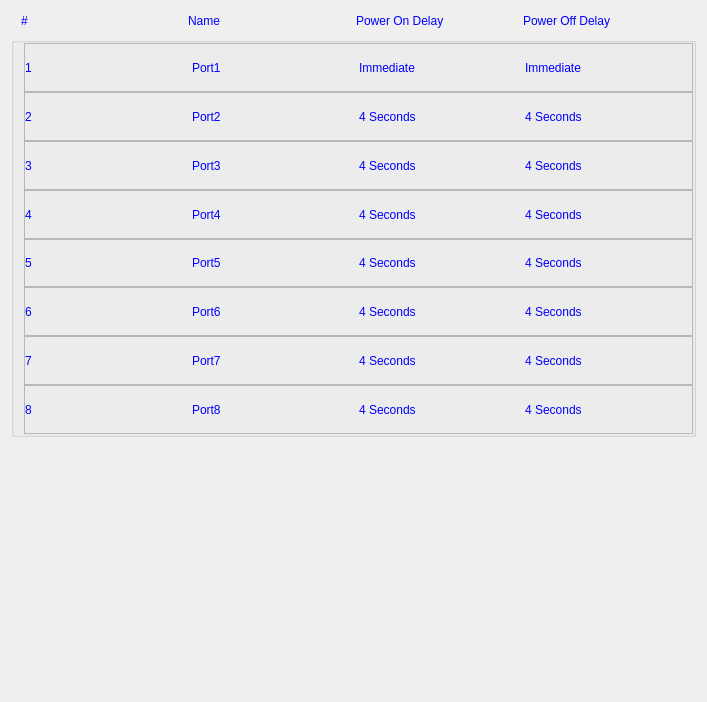
<?xml version="1.0" encoding="UTF-8"?>
<ui version="4.0">
 <class>Outlet_Configuration</class>
 <widget class="QWidget" name="Outlet_Configuration">
  <property name="geometry">
   <rect>
    <x>0</x>
    <y>0</y>
    <width>707</width>
    <height>702</height>
   </rect>
  </property>
  <property name="windowTitle">
   <string>Form</string>
  </property>
  <property name="styleSheet">
   <string notr="true">QLabel {
	color: blue;
	font-size: 12px;
}</string>
  </property>
  <layout class="QVBoxLayout" name="verticalLayout_3">
   <item>
    <layout class="QHBoxLayout" name="horizontalLayout">
     <property name="spacing">
      <number>4</number>
     </property>
     <property name="leftMargin">
      <number>10</number>
     </property>
     <item>
      <widget class="QLabel" name="label">
       <property name="text">
        <string>#</string>
       </property>
      </widget>
     </item>
     <item>
      <widget class="QLabel" name="label_2">
       <property name="text">
        <string>Name</string>
       </property>
      </widget>
     </item>
     <item>
      <widget class="QLabel" name="label_3">
       <property name="text">
        <string>Power On Delay</string>
       </property>
      </widget>
     </item>
     <item>
      <widget class="QLabel" name="label_4">
       <property name="text">
        <string>Power Off Delay</string>
       </property>
      </widget>
     </item>
     <item>
      <spacer name="horizontalSpacer">
       <property name="orientation">
        <enum>Qt::Horizontal</enum>
       </property>
       <property name="sizeType">
        <enum>QSizePolicy::Fixed</enum>
       </property>
       <property name="sizeHint" stdset="0">
        <size>
         <width>10</width>
         <height>20</height>
        </size>
       </property>
      </spacer>
     </item>
    </layout>
   </item>
   <item>
    <widget class="QGroupBox" name="groupBox">
     <property name="minimumSize">
      <size>
       <width>0</width>
       <height>400</height>
      </size>
     </property>
     <property name="title">
      <string/>
     </property>
     <layout class="QVBoxLayout" name="verticalLayout">
      <property name="spacing">
       <number>0</number>
      </property>
      <property name="leftMargin">
       <number>10</number>
      </property>
      <property name="topMargin">
       <number>0</number>
      </property>
      <property name="rightMargin">
       <number>0</number>
      </property>
      <property name="bottomMargin">
       <number>0</number>
      </property>
      <item>
       <widget class="QFrame" name="frame_1">
        <property name="frameShape">
         <enum>QFrame::StyledPanel</enum>
        </property>
        <property name="frameShadow">
         <enum>QFrame::Raised</enum>
        </property>
        <layout class="QHBoxLayout" name="horizontalLayout_10">
         <property name="spacing">
          <number>0</number>
         </property>
         <property name="leftMargin">
          <number>0</number>
         </property>
         <property name="topMargin">
          <number>0</number>
         </property>
         <property name="rightMargin">
          <number>0</number>
         </property>
         <property name="bottomMargin">
          <number>0</number>
         </property>
         <item>
          <layout class="QHBoxLayout" name="horizontalLayout_2">
           <item>
            <widget class="QLabel" name="label_01">
             <property name="text">
              <string>1</string>
             </property>
            </widget>
           </item>
           <item>
            <widget class="QLabel" name="label1">
             <property name="text">
              <string>Port1</string>
             </property>
            </widget>
           </item>
           <item>
            <widget class="QLabel" name="label_on_1">
             <property name="text">
              <string>Immediate</string>
             </property>
            </widget>
           </item>
           <item>
            <widget class="QLabel" name="label_off_1">
             <property name="text">
              <string>Immediate</string>
             </property>
            </widget>
           </item>
          </layout>
         </item>
        </layout>
       </widget>
      </item>
      <item>
       <widget class="QFrame" name="frame_2">
        <property name="frameShape">
         <enum>QFrame::StyledPanel</enum>
        </property>
        <property name="frameShadow">
         <enum>QFrame::Raised</enum>
        </property>
        <layout class="QHBoxLayout" name="horizontalLayout_11">
         <property name="spacing">
          <number>0</number>
         </property>
         <property name="leftMargin">
          <number>0</number>
         </property>
         <property name="topMargin">
          <number>0</number>
         </property>
         <property name="rightMargin">
          <number>0</number>
         </property>
         <property name="bottomMargin">
          <number>0</number>
         </property>
         <item>
          <layout class="QHBoxLayout" name="horizontalLayout_3">
           <item>
            <widget class="QLabel" name="label_02">
             <property name="text">
              <string>2</string>
             </property>
            </widget>
           </item>
           <item>
            <widget class="QLabel" name="label2">
             <property name="text">
              <string>Port2</string>
             </property>
            </widget>
           </item>
           <item>
            <widget class="QLabel" name="label_on_2">
             <property name="text">
              <string>4 Seconds</string>
             </property>
            </widget>
           </item>
           <item>
            <widget class="QLabel" name="label_off_2">
             <property name="text">
              <string>4 Seconds</string>
             </property>
            </widget>
           </item>
          </layout>
         </item>
        </layout>
       </widget>
      </item>
      <item>
       <widget class="QFrame" name="frame_3">
        <property name="frameShape">
         <enum>QFrame::StyledPanel</enum>
        </property>
        <property name="frameShadow">
         <enum>QFrame::Raised</enum>
        </property>
        <layout class="QVBoxLayout" name="verticalLayout_2">
         <property name="spacing">
          <number>0</number>
         </property>
         <property name="leftMargin">
          <number>0</number>
         </property>
         <property name="topMargin">
          <number>0</number>
         </property>
         <property name="rightMargin">
          <number>0</number>
         </property>
         <property name="bottomMargin">
          <number>0</number>
         </property>
         <item>
          <layout class="QHBoxLayout" name="horizontalLayout_4">
           <item>
            <widget class="QLabel" name="label_03">
             <property name="text">
              <string>3</string>
             </property>
            </widget>
           </item>
           <item>
            <widget class="QLabel" name="label3">
             <property name="text">
              <string>Port3</string>
             </property>
            </widget>
           </item>
           <item>
            <widget class="QLabel" name="label_on_3">
             <property name="text">
              <string>4 Seconds</string>
             </property>
            </widget>
           </item>
           <item>
            <widget class="QLabel" name="label_off_3">
             <property name="text">
              <string>4 Seconds</string>
             </property>
            </widget>
           </item>
          </layout>
         </item>
        </layout>
       </widget>
      </item>
      <item>
       <widget class="QFrame" name="frame_4">
        <property name="frameShape">
         <enum>QFrame::StyledPanel</enum>
        </property>
        <property name="frameShadow">
         <enum>QFrame::Raised</enum>
        </property>
        <layout class="QHBoxLayout" name="horizontalLayout_12">
         <property name="spacing">
          <number>0</number>
         </property>
         <property name="leftMargin">
          <number>0</number>
         </property>
         <property name="topMargin">
          <number>0</number>
         </property>
         <property name="rightMargin">
          <number>0</number>
         </property>
         <property name="bottomMargin">
          <number>0</number>
         </property>
         <item>
          <layout class="QHBoxLayout" name="horizontalLayout_5">
           <item>
            <widget class="QLabel" name="label_04">
             <property name="text">
              <string>4</string>
             </property>
            </widget>
           </item>
           <item>
            <widget class="QLabel" name="label4">
             <property name="text">
              <string>Port4</string>
             </property>
            </widget>
           </item>
           <item>
            <widget class="QLabel" name="label_on_4">
             <property name="text">
              <string>4 Seconds</string>
             </property>
            </widget>
           </item>
           <item>
            <widget class="QLabel" name="label_off_4">
             <property name="text">
              <string>4 Seconds</string>
             </property>
            </widget>
           </item>
          </layout>
         </item>
        </layout>
       </widget>
      </item>
      <item>
       <widget class="QFrame" name="frame_5">
        <property name="frameShape">
         <enum>QFrame::StyledPanel</enum>
        </property>
        <property name="frameShadow">
         <enum>QFrame::Raised</enum>
        </property>
        <layout class="QHBoxLayout" name="horizontalLayout_13">
         <property name="spacing">
          <number>0</number>
         </property>
         <property name="leftMargin">
          <number>0</number>
         </property>
         <property name="topMargin">
          <number>0</number>
         </property>
         <property name="rightMargin">
          <number>0</number>
         </property>
         <property name="bottomMargin">
          <number>0</number>
         </property>
         <item>
          <layout class="QHBoxLayout" name="horizontalLayout_6">
           <item>
            <widget class="QLabel" name="label_05">
             <property name="text">
              <string>5</string>
             </property>
            </widget>
           </item>
           <item>
            <widget class="QLabel" name="label5">
             <property name="text">
              <string>Port5</string>
             </property>
            </widget>
           </item>
           <item>
            <widget class="QLabel" name="label_on_5">
             <property name="text">
              <string>4 Seconds</string>
             </property>
            </widget>
           </item>
           <item>
            <widget class="QLabel" name="label_off_5">
             <property name="text">
              <string>4 Seconds</string>
             </property>
            </widget>
           </item>
          </layout>
         </item>
        </layout>
       </widget>
      </item>
      <item>
       <widget class="QFrame" name="frame_6">
        <property name="frameShape">
         <enum>QFrame::StyledPanel</enum>
        </property>
        <property name="frameShadow">
         <enum>QFrame::Raised</enum>
        </property>
        <layout class="QHBoxLayout" name="horizontalLayout_14">
         <property name="spacing">
          <number>0</number>
         </property>
         <property name="leftMargin">
          <number>0</number>
         </property>
         <property name="topMargin">
          <number>0</number>
         </property>
         <property name="rightMargin">
          <number>0</number>
         </property>
         <property name="bottomMargin">
          <number>0</number>
         </property>
         <item>
          <layout class="QHBoxLayout" name="horizontalLayout_7">
           <item>
            <widget class="QLabel" name="label_06">
             <property name="text">
              <string>6</string>
             </property>
            </widget>
           </item>
           <item>
            <widget class="QLabel" name="label6">
             <property name="text">
              <string>Port6</string>
             </property>
            </widget>
           </item>
           <item>
            <widget class="QLabel" name="label_on_6">
             <property name="text">
              <string>4 Seconds</string>
             </property>
            </widget>
           </item>
           <item>
            <widget class="QLabel" name="label_off_6">
             <property name="text">
              <string>4 Seconds</string>
             </property>
            </widget>
           </item>
          </layout>
         </item>
        </layout>
       </widget>
      </item>
      <item>
       <widget class="QFrame" name="frame_7">
        <property name="frameShape">
         <enum>QFrame::StyledPanel</enum>
        </property>
        <property name="frameShadow">
         <enum>QFrame::Raised</enum>
        </property>
        <layout class="QHBoxLayout" name="horizontalLayout_15">
         <property name="spacing">
          <number>0</number>
         </property>
         <property name="leftMargin">
          <number>0</number>
         </property>
         <property name="topMargin">
          <number>0</number>
         </property>
         <property name="rightMargin">
          <number>0</number>
         </property>
         <property name="bottomMargin">
          <number>0</number>
         </property>
         <item>
          <layout class="QHBoxLayout" name="horizontalLayout_8">
           <item>
            <widget class="QLabel" name="label_07">
             <property name="text">
              <string>7</string>
             </property>
            </widget>
           </item>
           <item>
            <widget class="QLabel" name="label8">
             <property name="text">
              <string>Port7</string>
             </property>
            </widget>
           </item>
           <item>
            <widget class="QLabel" name="label_on_7">
             <property name="text">
              <string>4 Seconds</string>
             </property>
            </widget>
           </item>
           <item>
            <widget class="QLabel" name="label_off_7">
             <property name="text">
              <string>4 Seconds</string>
             </property>
            </widget>
           </item>
          </layout>
         </item>
        </layout>
       </widget>
      </item>
      <item>
       <widget class="QFrame" name="frame_8">
        <property name="frameShape">
         <enum>QFrame::StyledPanel</enum>
        </property>
        <property name="frameShadow">
         <enum>QFrame::Raised</enum>
        </property>
        <layout class="QHBoxLayout" name="horizontalLayout_16">
         <property name="spacing">
          <number>0</number>
         </property>
         <property name="leftMargin">
          <number>0</number>
         </property>
         <property name="topMargin">
          <number>0</number>
         </property>
         <property name="rightMargin">
          <number>0</number>
         </property>
         <property name="bottomMargin">
          <number>0</number>
         </property>
         <item>
          <layout class="QHBoxLayout" name="horizontalLayout_9">
           <item>
            <widget class="QLabel" name="label_08">
             <property name="text">
              <string>8</string>
             </property>
            </widget>
           </item>
           <item>
            <widget class="QLabel" name="label9">
             <property name="text">
              <string>Port8</string>
             </property>
            </widget>
           </item>
           <item>
            <widget class="QLabel" name="label_on_8">
             <property name="text">
              <string>4 Seconds</string>
             </property>
            </widget>
           </item>
           <item>
            <widget class="QLabel" name="label_off_8">
             <property name="text">
              <string>4 Seconds</string>
             </property>
            </widget>
           </item>
          </layout>
         </item>
        </layout>
       </widget>
      </item>
     </layout>
    </widget>
   </item>
   <item>
    <spacer name="verticalSpacer">
     <property name="orientation">
      <enum>Qt::Vertical</enum>
     </property>
     <property name="sizeHint" stdset="0">
      <size>
       <width>20</width>
       <height>40</height>
      </size>
     </property>
    </spacer>
   </item>
  </layout>
 </widget>
 <resources/>
 <connections/>
</ui>
